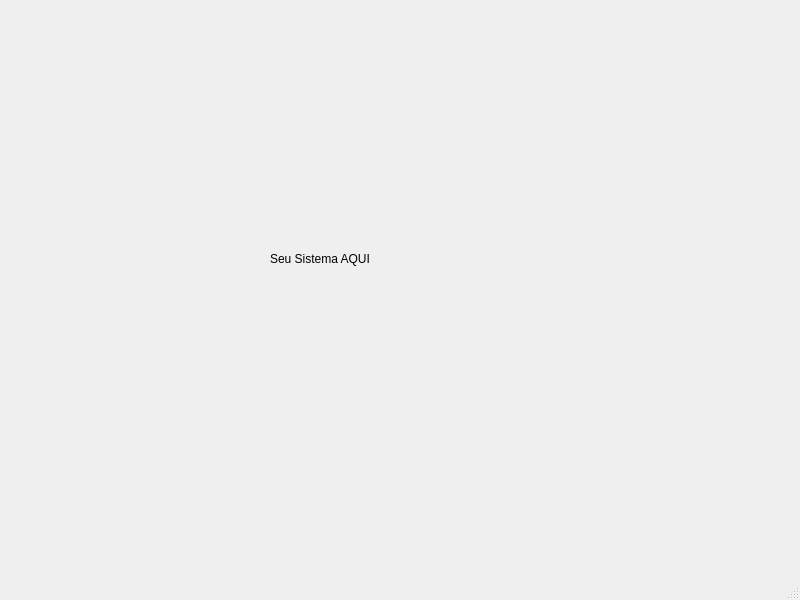
<?xml version="1.0" encoding="UTF-8"?>
<ui version="4.0">
 <class>SystemWindow</class>
 <widget class="QMainWindow" name="SystemWindow">
  <property name="geometry">
   <rect>
    <x>0</x>
    <y>0</y>
    <width>800</width>
    <height>600</height>
   </rect>
  </property>
  <property name="windowTitle">
   <string>MainWindow</string>
  </property>
  <widget class="QWidget" name="centralwidget">
   <widget class="QLabel" name="label">
    <property name="geometry">
     <rect>
      <x>270</x>
      <y>250</y>
      <width>111</width>
      <height>17</height>
     </rect>
    </property>
    <property name="text">
     <string>Seu Sistema AQUI</string>
    </property>
   </widget>
  </widget>
  <widget class="QMenuBar" name="menubar">
   <property name="geometry">
    <rect>
     <x>0</x>
     <y>0</y>
     <width>800</width>
     <height>22</height>
    </rect>
   </property>
  </widget>
  <widget class="QStatusBar" name="statusbar"/>
 </widget>
 <resources/>
 <connections/>
</ui>
